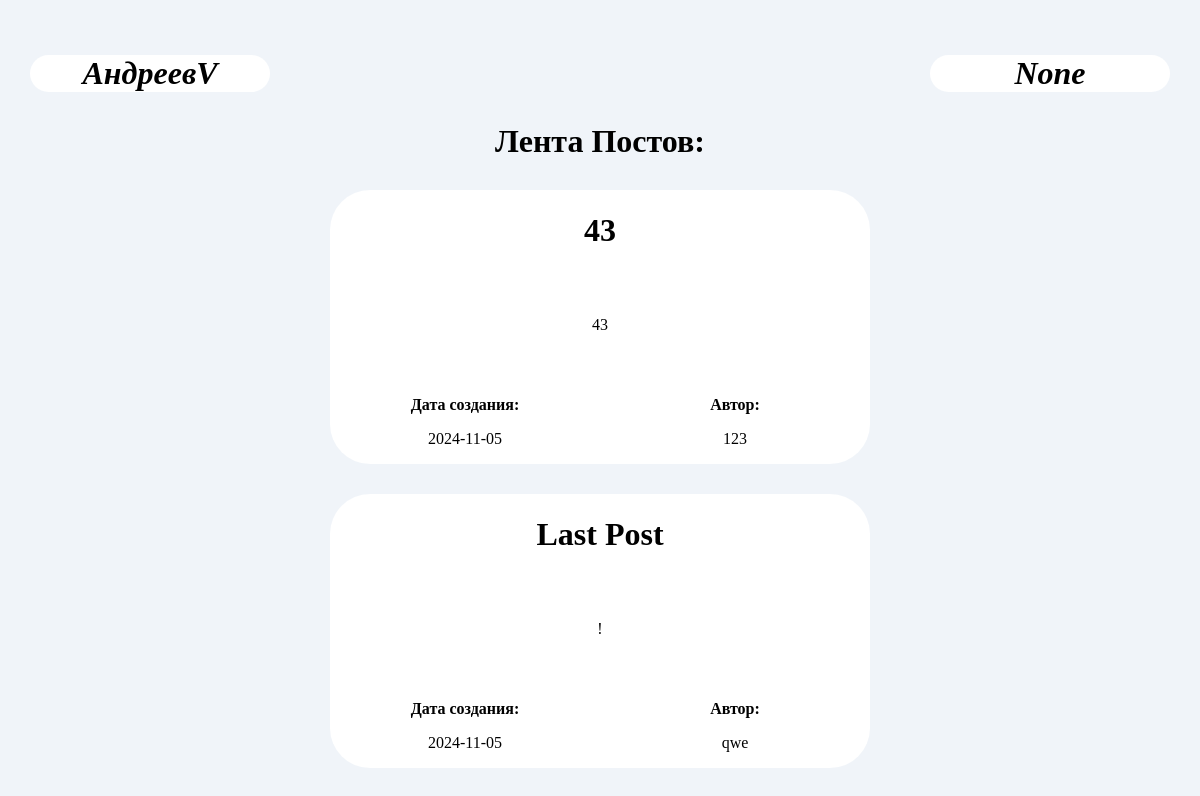
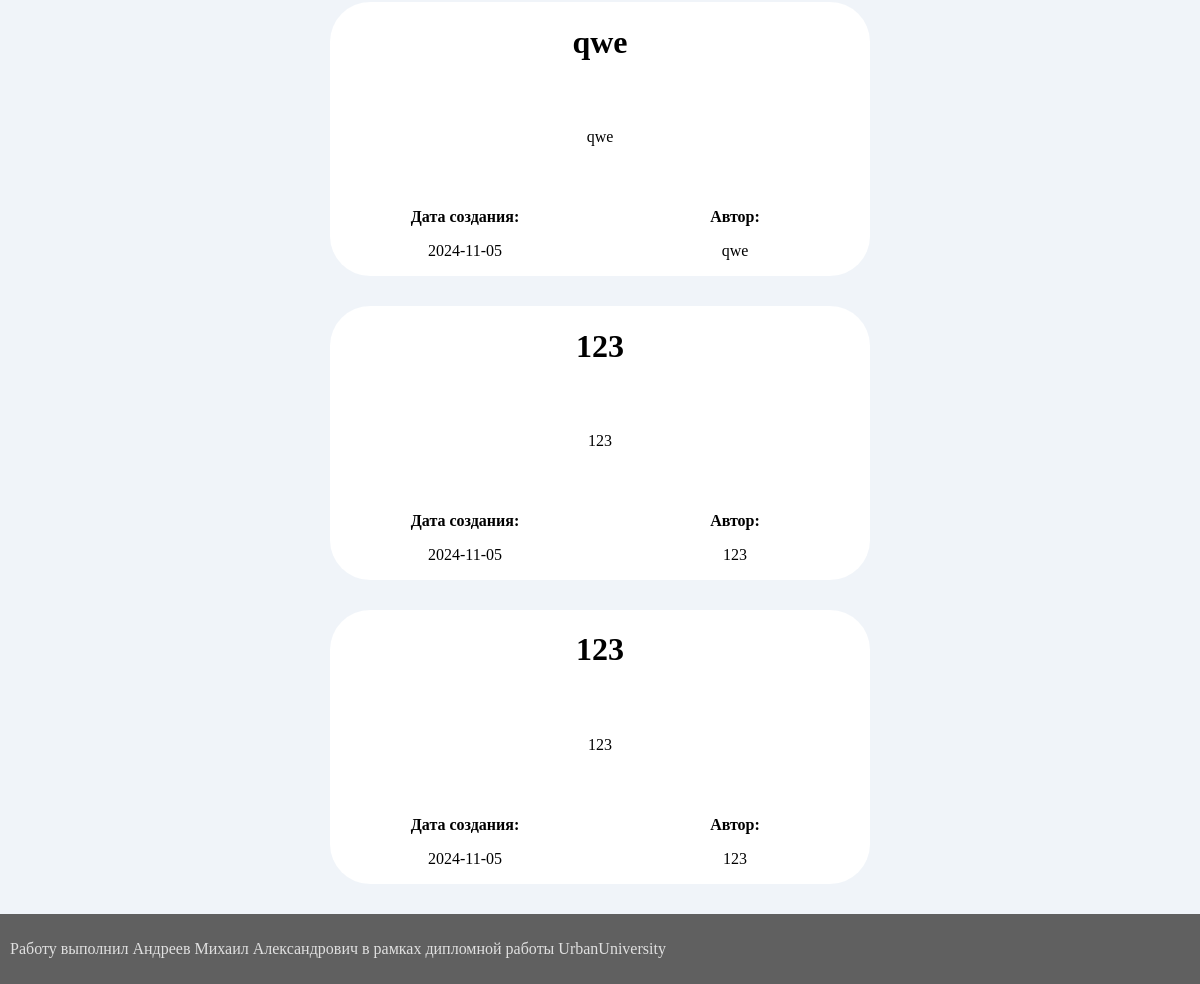
Page /main_page on the committed database (2 pictures, top to bottom).
### models/Posts.py (models this page shows)
class Posts(Base):
    __tablename__ = 'posts'
    __table_args__ = {'keep_existing': True}
    id = Column(Integer, primary_key=True, index=True)
    title = Column(String)
    description = Column(String)
    date_of_creation = Column(Date)
    user_id = Column(Integer, ForeignKey('users.id'), nullable=True)
    users = relationship('Users')

### models/Users.py (models this page shows)
class Users(Base):
    __tablename__ = 'users'
    __table_args__ = {'extend_existing': True}
    id = Column(Integer, primary_key=True, index=True)
    username = Column(String)
    password = Column(String)
    posts = relationship('Posts')

### main.py (the view)
@app.get("/main_page")
async def main_page(request: Request, db: Annotated[Session, Depends(get_db)]) -> HTMLResponse:
    user = request.session.get("username")
    post_list = []
    for i in db.scalars(select(Posts)).all():
        post_list.append(i)
    post_list.reverse()
    return templates.TemplateResponse('main_page.html',  {'request': request,
                                                          'title': 'Главная страница',
                                                          'user': user,
                                                          'href_main': '#',
                                                          'href_prof': '/your_profile',
                                                          'post_list': post_list,
                                                          })

### templates/main_page.html (shortened to what this page needs)
<!DOCTYPE html>
<html lang="en">
<head>
</head>
<body>
<header>
    <div style="display: grid; grid-template-rows: 1fr; grid-template-columns: 25% auto 25%;">
        <div style="text-align: center; border-radius: 40px; background: #ffffff; margin: 10% 10% 10px 10%;">
            <a href="{{ href_main }}" style="color: #000000; text-decoration: none">
                <h1 style="font-style: italic;"> АндреевV </h1>
            </a>
        </div>
        <div>
        </div>
        <div style="text-align: center; border-radius: 40px; background: #ffffff; margin: 10% 10% 10px 10%;">
            <a href="{{ href_prof }}" style="color: #000000; text-decoration: none">
                <h1 style="font-style: italic;"> {{ user }} </h1>
            </a>
        </div>
    </div>
</header>
<main>
    <div style="display: grid; grid-template-rows: 1fr; grid-template-columns: 25% auto 25%; text-align: center;">
        <div>
        </div>
        <div>
            {% block main %}
                <h1> Лента Постов: </h1>
                {% for i in post_list %}
                <div style="display: grid; grid-template-rows: auto; grid-template-columns: auto;
                     border-radius: 40px; background: #ffffff; margin: 30px;">
                    <div>
                        <h1> {{ i.title }} </h1>
                    </div>
                    <div style="margin: 30px;">
                        <p> {{ i.description }} </p>
                    </div>
                    <div style="display: grid; grid-template-rows: auto; grid-template-columns: 50% 50%;">
                        <div><p style="font-weight: bold;"> Дата создания: </p><p> {{ i.date_of_creation }} </p></div>
                        <div><p style="font-weight: bold;"> Автор:         </p><p> {{ i.users.username }}   </p></div>
                    </div>
                </div>
                {% endfor %}
            {% endblock %}
        </div>
        <div>
        </div>
    </div>
</main>
<footer>
    <div>
        <p> Работу выполнил Андреев Михаил Александрович в рамках дипломной работы UrbanUniversity </p>
    </div>
</footer>
</body>
</html>

### templates/main_page.html (style rules this page uses)
html { height: 100%; }
body { margin: 0; min-height: 100%; display: grid; grid-template-rows: auto 1fr auto; background: #f0f4f9; }
header { position: sticky; left: 0; right: 0; top: -25px; padding: 25px 0 0 0; color: #000000; }
header h1 { margin: 0; }
footer { padding: 10px; background: #606060; color: #E0E0E0 ; }

### rows in the picture
Posts: title "43", description "43", date_of_creation "2024-11-05", users.username "123"
Posts: title "Last Post", description "!", date_of_creation "2024-11-05", users.username "qwe"
Posts: title "qwe", description "qwe", date_of_creation "2024-11-05", users.username "qwe"
Posts: title "123", description "123", date_of_creation "2024-11-05", users.username "123"
Posts: title "123", description "123", date_of_creation "2024-11-05", users.username "123"

### other values in the picture
{{ user }} "None"
